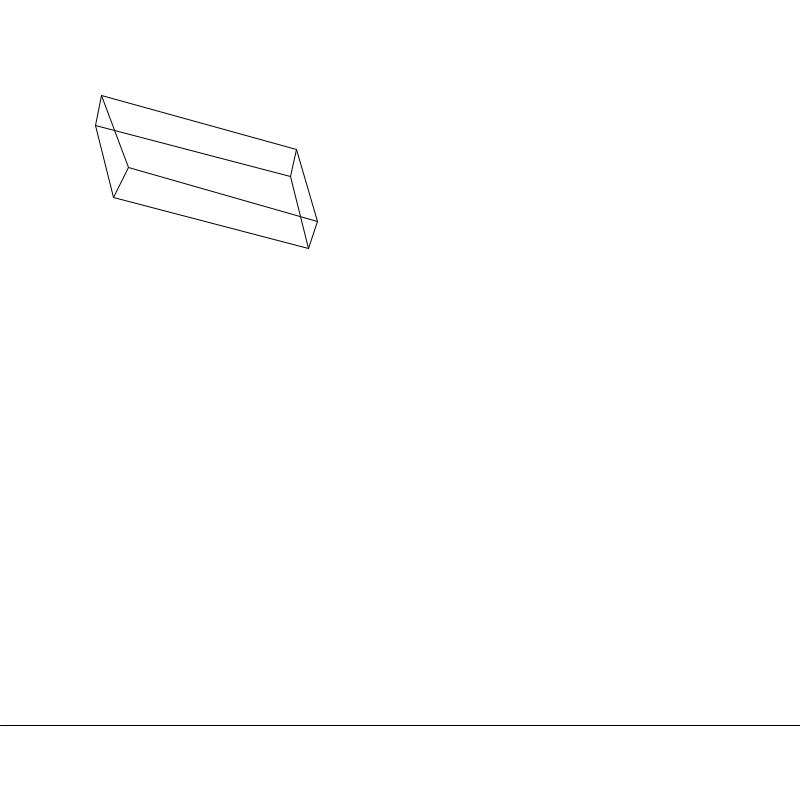
Frame 1 (no input)
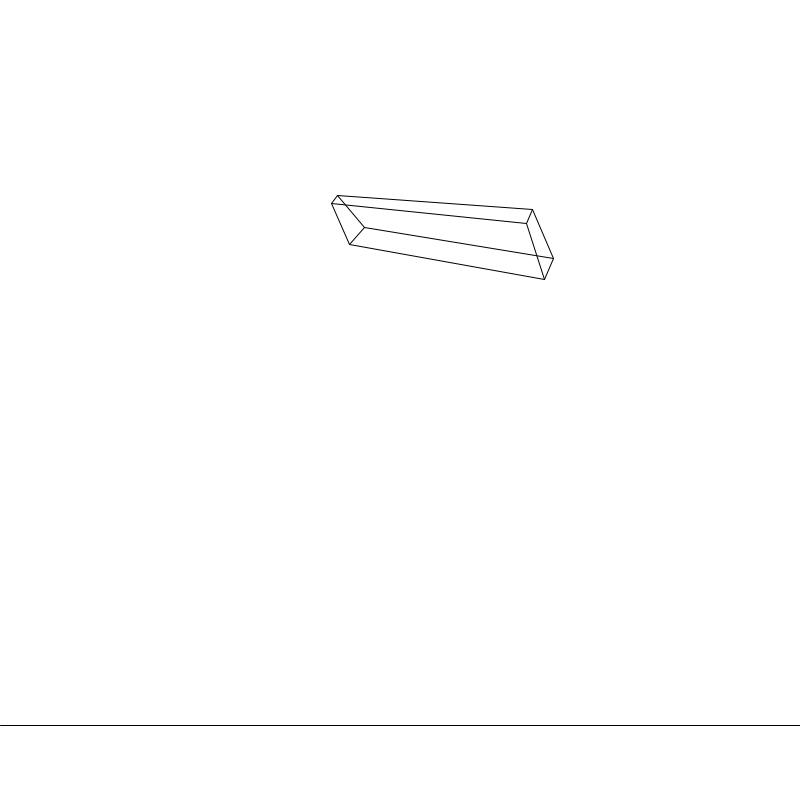
Frame 60 (the mouse pressed at the canvas centre just before this capture)
Frame 120 (the mouse held since frame 60 and released just before this capture): identical to frame 60, image omitted

The Processing sketch that drew these frames (run headless with seeded random() and noise(); from frame 60 on, the mouse is pressed at the canvas centre):

// Processing sketch: processing_56969
// ── processing_56969.pde

//FIRST SYMBOL IS AN  L

float  l1ax =99*3-200;
float  l1ay =165*3-400;
float  l2ax =99*3-200;
float  l2ay =165*3-400;
float  l3ax =108*3-200;
float  l3ay =189*3-400;
float  l4ax =164*3-200;
float  l4ay =183*3-400;
float  l5ax =99*3-200;
float  l5ay =165*3-400;
float  l6ax =108*3-200;
float  l6ay =189*3-400;
float  l7ax =171*3-200;
float  l7ay =207*3-400;
float  l8ax =164*3-200;
float  l8ay =183*3-400;
float  l9ax =97*3-200;
float  l9ay =175*3-400;
float  l10ax =97*3-200;
float  l10ay =175*3-400;
float  l11ax =103*3-200;
float  l11ay =199*3-400;
float  l12ax =162*3-200;
float  l12ay =192*3-400;
  
float  l1bx =164*3-200;
float  l1by =183*3-400;
float  l2bx =108*3-200;
float  l2by =189*3-400;
float  l3bx =171*3-200;
float  l3by =207*3-400;
float  l4bx =171*3-200;
float  l4by =207*3-400;
float  l5bx =97*3-200;
float  l5by =175*3-400;
float  l6bx =103*3-200;
float  l6by =199*3-400;
float  l7bx =168*3-200;
float  l7by =216*3-400;
float  l8bx =162*3-200;
float  l8by =192*3-400;
float  l9bx =162*3-200;
float  l9by =192*3-400;
float  l10bx =103*3-200;
float  l10by =199*3-400;
float  l11bx =168*3-200;
float  l11by =216*3-400;
float  l12bx =168*3-200;
float  l12by =216*3-400;

float x;
float y;

float gl1a=0;
float gl2a=0;
float gl3a=0;
float gl4a=0;
float gl5a=0;
float gl6a=0;
float gl7a=0;
float gl8a=0;
float gl9a=0;
float gl10a=0;
float gl11a=0;
float gl12a=0;

float gl1b=0;
float gl2b=0;
float gl3b=0;
float gl4b=0;
float gl5b=0;
float gl6b=0;
float gl7b=0;
float gl8b=0;
float gl9b=0;
float gl10b=0;
float gl11b=0;
float gl12b=0;

float sl1a = 4;
float sl2a = 4;
float sl3a = 4;
float sl4a = 4;
float sl5a = 4;
float sl6a = 4;
float sl7a = 4;
float sl8a = 4;
float sl9a = 4;
float sl10a = 4;
float sl11a = 4;
float sl12a = 4;

float sl1b = 4;
float sl2b = 4;
float sl3b = 4;
float sl4b = 4;
float sl5b = 4;
float sl6b = 4;
float sl7b = 4;
float sl8b = 4;
float sl9b = 4;
float sl10b = 4;
float sl11b = 4;
float sl12b = 4;

float gc;
//gravity constant

float sc;
//speed constant
float resx;
float resy;
float gh;
//ground height

int click;

void setup(){
  size (800, 800);
  background(255);
//  /frameRate(10);
  click = 1;
  gh = 75;
  gc = .981;
  sc = -0.0;
}
void draw(){
  if (click == 1){
    fill(255, 255, 255, 1000);
    rect(-2, -2, width+2, height+2);
    line (0, height - gh, width, height-gh);
    
    gl1a = gl1a+gc;
    gl2a = gl2a+gc;
    gl3a = gl3a+gc;
    gl4a = gl4a+gc;
    gl5a = gl5a+gc;
    gl6a = gl6a+gc;
    gl7a = gl7a+gc;
    gl8a = gl8a+gc;
    gl9a = gl9a+gc;
    gl10a = gl10a+gc;
    gl11a = gl11a+gc;
    gl12a = gl12a+gc;
    
    gl1b = gl1b+gc;
    gl2b = gl2b+gc;
    gl3b = gl3b+gc;
    gl4b = gl4b+gc;
    gl5b = gl5b+gc;
    gl6b = gl6b+gc;
    gl7b = gl7b+gc;
    gl8b = gl8b+gc;
    gl9b = gl9b+gc;
    gl10b = gl10b+gc;
    gl11b = gl11b+gc;
    gl12b = gl12b+gc;
    
    gl1a = gl1a+sc;
    gl2a = gl2a+sc;
    gl3a = gl3a+sc;
    gl4a = gl4a+sc;
    gl5a = gl5a+sc;
    gl6a = gl6a+sc;
    gl7a = gl7a+sc;
    gl8a = gl8a+sc;
    gl9a = gl9a+sc;
    gl10a = gl10a+sc;
    gl11a = gl11a+sc;
    gl12a = gl12a+sc;
    
    gl1b = gl1b+sc;
    gl2b = gl2b+sc;
    gl3b = gl3b+sc;
    gl4b = gl4b+sc;
    gl5b = gl5b+sc;
    gl6b = gl6b+sc;
    gl7b = gl7b+sc;
    gl8b = gl8b+sc;
    gl9b = gl9b+sc;
    gl10b = gl10b+sc;
    gl11b = gl11b+sc;
    gl12b = gl12b+sc;
    
    l1ay = l1ay+gl1a;
    l2ay = l2ay+gl2a;
    l3ay = l3ay+gl3a;
    l4ay = l4ay+gl4a;
    l5ay = l5ay+gl5a;
    l6ay = l6ay+gl6a;
    l7ay = l7ay+gl7a;
    l8ay = l8ay+gl8a;
    l9ay = l9ay+gl9a;
    l10ay = l10ay+gl10a;
    l11ay = l11ay+gl11a;
    l12ay = l12ay+gl12a;
    
    l1by = l1by+gl1b;
    l2by = l2by+gl2b;
    l3by = l3by+gl3b;
    l4by = l4by+gl4b;
    l5by = l5by+gl5b;
    l6by = l6by+gl6b;
    l7by = l7by+gl7b;
    l8by = l8by+gl8b;
    l9by = l9by+gl9b;
    l10by = l10by+gl10b;
    l11by = l11by+gl11b;
    l12by = l12by+gl12b;
    
    l1ax = l1ax+sl1a;
    l2ax = l2ax+sl2a;
    l3ax = l3ax+sl3a;
    l4ax = l4ax+sl4a;
    l5ax = l5ax+sl5a;
    l6ax = l6ax+sl6a;
    l7ax = l7ax+sl7a;
    l8ax = l8ax+sl8a;
    l9ax = l9ax+sl9a;
    l10ax = l10ax+sl10a;
    l11ax = l11ax+sl11a;
    l12ax = l12ax+sl12a;
    
    l1bx = l1bx+sl1b;
    l2bx = l2bx+sl2b;
    l3bx = l3bx+sl3b;
    l4bx = l4bx+sl4b;
    l5bx = l5bx+sl5b;
    l6bx = l6bx+sl6b;
    l7bx = l7bx+sl7b;
    l8bx = l8bx+sl8b;
    l9bx = l9bx+sl9b;
    l10bx = l10bx+sl10b;
    l11bx = l11bx+sl11b;
    l12bx = l12bx+sl12b;
    
  line(l1ax, l1ay, l1bx, l1by);
  line(l2ax, l2ay, l2bx, l2by);
  line(l3ax, l3ay, l3bx, l3by);
  line(l4ax, l4ay, l4bx, l4by);
  line(l5ax, l5ay, l5bx, l5by);
  line(l6ax, l6ay, l6bx, l6by);
  line(l7ax, l7ay, l7bx, l7by);
  line(l8ax, l8ay, l8bx, l8by);
  line(l9ax, l9ay, l9bx, l9by);
  line(l10ax, l10ay, l10bx, l10by);
  line(l11ax, l11ay, l11bx, l11by);
  line(l12ax, l12ay, l12bx, l12by);
    
    if(l1ay>height-gh){
      gl1a = -gl1a;
    }
    if(l2ay>height-gh){
      gl2a = -gl2a;
    }
    if(l3ay>height-gh){
      gl3a = -gl3a;
    }
    if(l4ay>height-gh){
      gl4a = -gl4a;
    }
    if(l5ay>height-gh){
      gl5a = -gl5a;
    }
    if(l6ay>height-gh){
      gl6a = -gl6a;
    }
    if(l7ay>height-gh){
      gl7a = -gl7a;
    }
    if(l8ay>height-gh){
      gl8a = -gl8a;
    }
    if(l9ay>height-gh){
      gl9a = -gl9a;
    }
    if(l10ay>height-gh){
      gl10a = -gl10a;
    }
    if(l11ay>height-gh){
      gl11a = -gl11a;
    }
    if(l12ay>height-gh){
      gl12a = -gl12a;
    }
    //________________________________________
    if(l1by>height-gh){
      gl1b = -gl1b;
    }
    if(l2by>height-gh){
      gl2b = -gl2b;
    }
    if(l3by>height-gh){
      gl3b = -gl3b;
    }
    if(l4by>height-gh){
      gl4b = -gl4b;
    }
    if(l5by>height-gh){
      gl5b = -gl5b;
    }
    if(l6by>height-gh){
      gl6b = -gl6b;
    }
    if(l7by>height-gh){
      gl7b = -gl7b;
    }
    if(l8by>height-gh){
      gl8b = -gl8b;
    }
    if(l9by>height-gh){
      gl9b = -gl9b;
    }
    if(l10by>height-gh){
      gl10b = -gl10b;
    }
    if(l11by>height-gh){
      gl11b = -gl11b;
    }
    if(l12by>height-gh){
      gl12b = -gl12b;
    }
    //^^^^^^^^^^^^^^^^^^^^^^^^^^^^^^^^^^^^^bottom to top
    
    if(l1ay<0){
      gl1a = -gl1a;
    }
    if(l2ay<0){
      gl2a = -gl2a;
    }
    if(l3ay<0){
      gl3a = -gl3a;
    }
    if(l4ay<0){
      gl4a = -gl4a;
    }
    if(l5ay<0){
      gl5a = -gl5a;
    }
    if(l6ay<0){
      gl6a = -gl6a;
    }
    if(l7ay<0){
      gl7a = -gl7a;
    }
    if(l8ay<0){
      gl8a = -gl8a;
    }
    if(l9ay<0){
      gl9a = -gl9a;
    }
    if(l10ay<0){
      gl10a = -gl10a;
    }
    if(l11ay<0){
      gl11a = -gl11a;
    }
    if(l12ay<0){
      gl12a = -gl12a;
    }
    //________________________________________
    if(l1by<0){
      gl1b = -gl1b;
    }
    if(l2by<0){
      gl2b = -gl2b;
    }
    if(l3by<0){
      gl3b = -gl3b;
    }
    if(l4by<0){
      gl4b = -gl4b;
    }
    if(l5by<0){
      gl5b = -gl5b;
    }
    if(l6by<0){
      gl6b = -gl6b;
    }
    if(l7by<0){
      gl7b = -gl7b;
    }
    if(l8by<0){
      gl8b = -gl8b;
    }
    if(l9by<0){
      gl9b = -gl9b;
    }
    if(l10by<0){
      gl10b = -gl10b;
    }
    if(l11by<0){
      gl11b = -gl11b;
    }
    if(l12by<0){
      gl12b = -gl12b;
    }
    //+++++++++++++++++++++++++++++++++++++++++g->sc
    
    if(l1ax>width){
      sl1a = -sl1a;
    }
    if(l2ax>width){
      sl2a = -sl2a;
    }
    if(l3ax>width){
      sl3a = -sl3a;
    }
    if(l4ax>width){
      sl4a = -sl4a;
    }
    if(l5ax>width){
      sl5a = -sl5a;
    }
    if(l6ax>width){
      sl6a = -sl6a;
    }
    if(l7ax>width){
      sl7a = -sl7a;
    }
    if(l8ax>width){
      sl8a = -sl8a;
    }
    if(l9ax>width){
      sl9a = -sl9a;
    }
    if(l10ax>width){
      sl10a = -sl10a;
    }
    if(l11ax>width){
      sl11a = -sl11a;
    }
    if(l12ax>width){
      sl12a = -sl12a;
    }
    //________________________________________
    if(l1bx>width){
      sl1b = -sl1b;
    }
    if(l2bx>width){
      sl2b = -sl2b;
    }
    if(l3bx>width){
      sl3b = -sl3b;
    }
    if(l4bx>width){
      sl4b = -sl4b;
    }
    if(l5bx>width){
      sl5b = -sl5b;
    }
    if(l6bx>width){
      sl6b = -sl6b;
    }
    if(l7bx>width){
      sl7b = -sl7b;
    }
    if(l8bx>width){
      sl8b = -sl8b;
    }
    if(l9bx>width){
      sl9b = -sl9b;
    }
    if(l10bx>width){
      sl10b = -sl10b;
    }
    if(l11bx>width){
      sl11b = -sl11b;
    }
    if(l12bx>width){
      sl12b = -sl12b;
    }
    //^^^^^^^^^^^^^^^^^^^^^^^^^^^^^^bottom to top
    
    if(l1ax<0){
      sl1a = -sl1a;
    }
    if(l2ax<0){
      sl2a = -sl2a;
    }
    if(l3ax<0){
      sl3a = -sl3a;
    }
    if(l4ax<0){
      sl4a = -sl4a;
    }
    if(l5ax<0){
      sl5a = -sl5a;
    }
    if(l6ax<0){
      sl6a = -sl6a;
    }
    if(l7ax<0){
      sl7a = -sl7a;
    }
    if(l8ax<0){
      sl8a = -sl8a;
    }
    if(l9ax<0){
      sl9a = -sl9a;
    }
    if(l10ax<0){
      sl10a = -sl10a;
    }
    if(l11ax<0){
      sl11a = -sl11a;
    }
    if(l12ax<0){
      sl12a = -sl12a;
    }
    //________________________________________
    if(l1bx<0){
      sl1b = -sl1b;
    }
    if(l2bx<0){
      sl2b = -sl2b;
    }
    if(l3bx<0){
      sl3b = -sl3b;
    }
    if(l4bx<0){
      sl4b = -sl4b;
    }
    if(l5bx<0){
      sl5b = -sl5b;
    }
    if(l6bx<0){
      sl6b = -sl6b;
    }
    if(l7bx<0){
      sl7b = -sl7b;
    }
    if(l8bx<0){
      sl8b = -sl8b;
    }
    if(l9bx<0){
      sl9b = -sl9b;
    }
    if(l10bx<0){
      sl10b = -sl10b;
    }
    if(l11bx<0){
      sl11b = -sl11b;
    }
    if(l12bx<0){
      sl12b = -sl12b;
    }
  }
}

void mousePressed(){
  if (click == 1){
    click = 0;
  }else{
    click = 1;
  }
}

void keyPressed(){
  if (key == 'g'){
    save("Gravity/"+frameCount+".png");
  }
}
  
